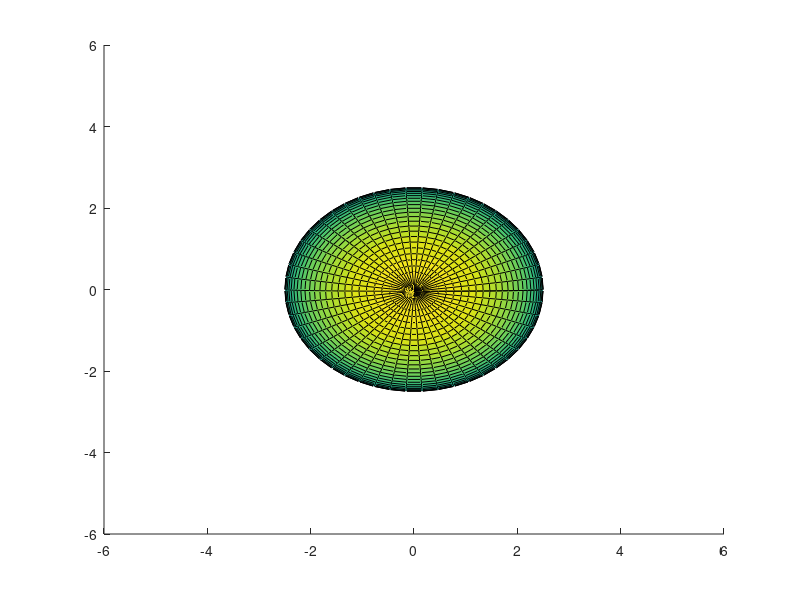

MATLAB code for this plot:
%Define Sphere and omniwheels@ origin
radius1 = 2.5;
radius2 = 1;
[x,y,z] = sphere(50);
[X,Y,Z] = cylinder(radius2);
HoleX = [];
HoleY = [];
HoleZ = [];
%--------------------------------------------
%Define figure with its limits and sphere
f = figure;
hold on;
s=surf(radius1*x,radius1*y,radius1*z);%, 'edgecolor','none');


xlim([-6 6])
ylim([-6 6])
zlim([-6 6])
%--------------------------------------------
%Choice of axis of rotation, starts with rot around y-axis
dx = [1 0 0];
dy = [0 1 0];
dz = [0 0 1];
dir = dy;
%--------------------------------------------
%Define rotation parameters
rotPrecision = 1;
rotAmount = 1;
speed = .025;
degRot = 9000;
%--------------------------------------------
%The path that sphere needs to follow
%Op No. 3
dir = dx;
for(i=0:rotPrecision:degRot)
    rotate(s,dir,rotAmount);
    drawnow;
    pause(speed);
end
